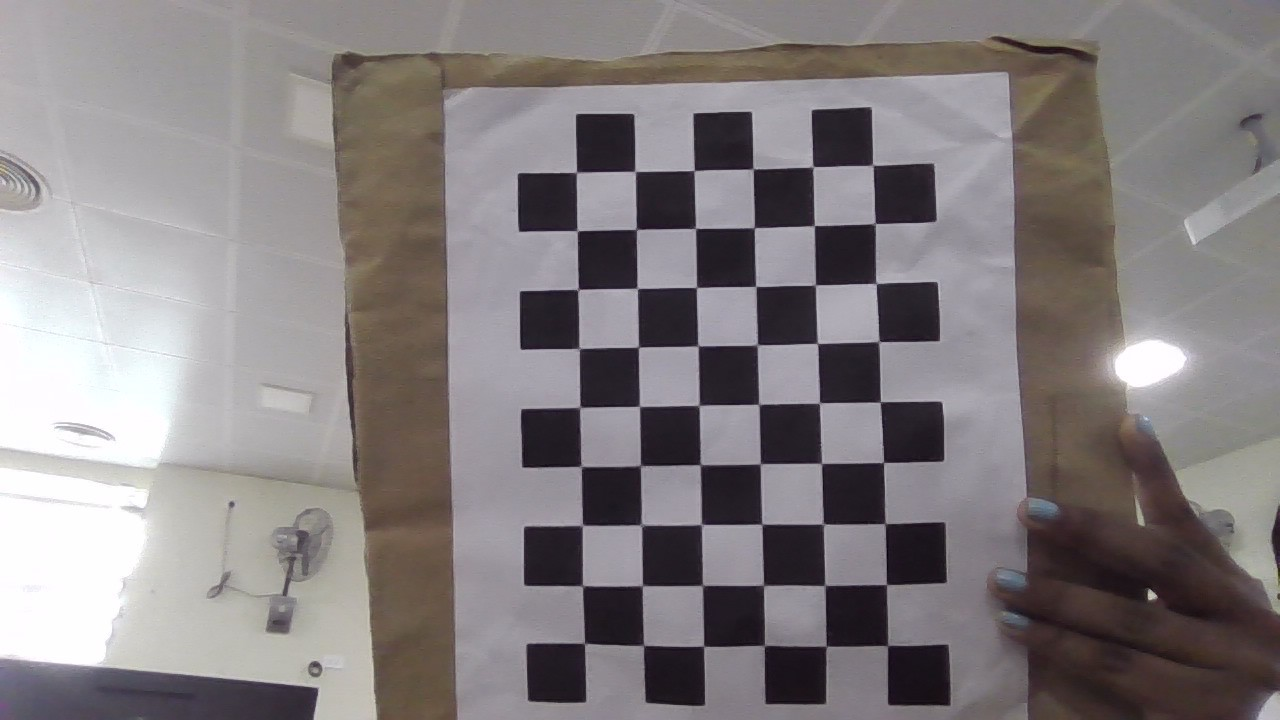
#> input picture attachments/WIN_20240805_17_01_12_Pro.jpg, 1280 x 720 px; its folder holds only this picture in this run
$ jupyter execute 'camera caliberation.ipynb'
#> lines starting #> are read from the running program, lines starting #| are printed output that depends on the picture; after the words box and inside, x2 and y2 are one past the last pixel; in counts of white or black regions, pixels touching at a corner belong together; long printed decimals are rounded
[cell 1]
import cv2
import numpy as np
import os
import glob

[cell 2]
CHECKERBOARD = (6, 9)
criteria = (cv2.TERM_CRITERIA_EPS +
            cv2.TERM_CRITERIA_MAX_ITER, 30, 0.001)
threedpoints = []
twodpoints = []
objectp3d = np.zeros((1, CHECKERBOARD[0]
                      * CHECKERBOARD[1],
                      3), np.float32)
objectp3d[0, :, :2] = np.mgrid[0:CHECKERBOARD[0],
                               0:CHECKERBOARD[1]].T.reshape(-1, 2)
prev_img_shape = None

using laptop camera

[cell 3]
folder_path = 'attachments'
images = glob.glob(os.path.join(folder_path, '*.jpg'))

[cell 4]
for filename in images:
    image = cv2.imread(filename)
#> image is the input picture: shape (720, 1280, 3); mean B, G, R 128.5, 127.2, 132.7
    grayColor = cv2.cvtColor(image, cv2.COLOR_BGR2GRAY)

    ret, corners = cv2.findChessboardCorners(
                    grayColor, CHECKERBOARD,
                    cv2.CALIB_CB_ADAPTIVE_THRESH
                    + cv2.CALIB_CB_FAST_CHECK +
                    cv2.CALIB_CB_NORMALIZE_IMAGE)
#> ret = True; corners = 54 rows, first 8: [888.1, 646.6], [826.9, 646.4], [764.4, 647.1], [703.9, 646.3], [644, 645.8], [584.5, 643.5], [886.5, 584.2], [825.1, 584.3]
    print(ret,filename)
#| True attachments/WIN_20240805_17_01_12_Pro.jpg
    if ret == True:
        threedpoints.append(objectp3d)
        corners2 = cv2.cornerSubPix(
            grayColor, corners, (11, 11), (-1, -1), criteria)
#> corners2 = 54 rows, first 8: [887.6, 645.4], [826.2, 646.1], [764.3, 645.4], [703.6, 646.2], [643.6, 645.3], [584.5, 643.3], [886.5, 584.6], [824.9, 585.5]
        twodpoints.append(corners2)
        image = cv2.drawChessboardCorners(image,
                                          CHECKERBOARD,
                                          corners2, ret)
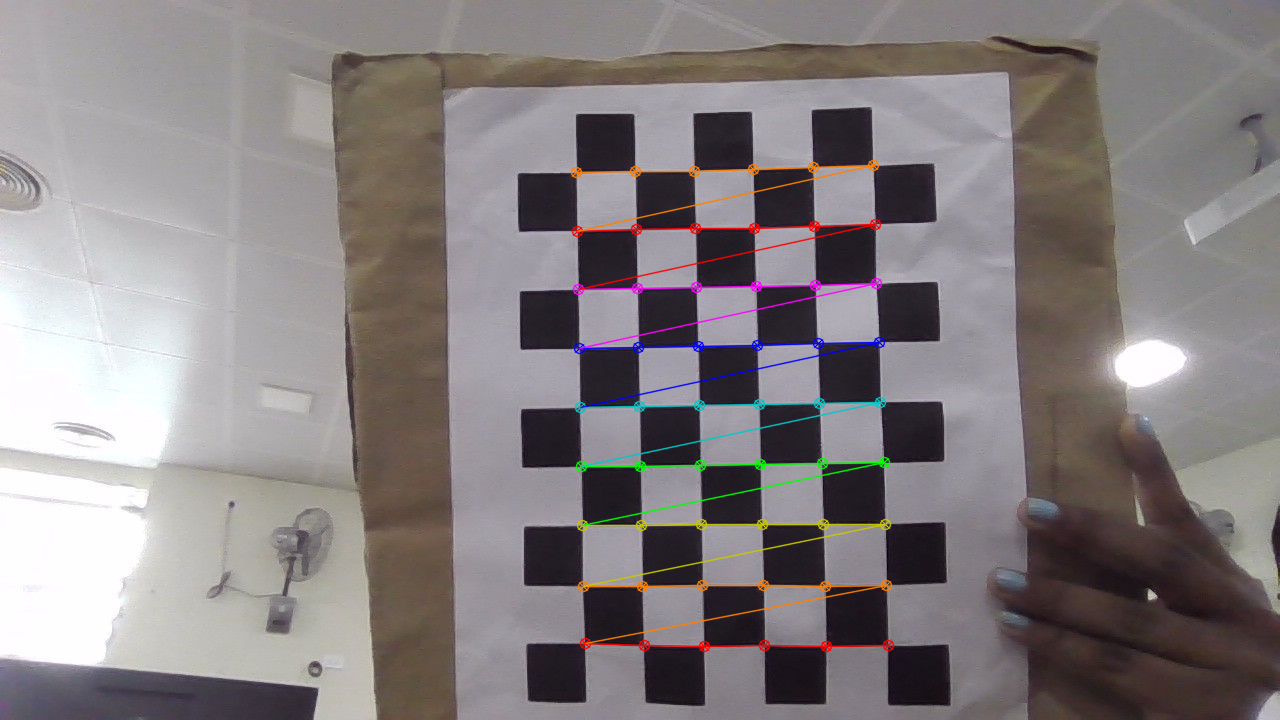
#> image: shape (720, 1280, 3); 2.14% of pixels changed, all inside (x1, y1, x2, y2) = (570, 159, 895, 653)

[cell 5]
h, w = image.shape[:2]
#> h = 720; w = 1280

ret, matrix, distortion, r_vecs, t_vecs = cv2.calibrateCamera(
    threedpoints, twodpoints, grayColor.shape[::-1], None, None)
#> ret = 0.559; matrix = [[1286.8, 0, 518.8], [0, 1287.6, 301.3], [0, 0, 1]]; distortion = [[-0.369, 4.01, -0.00552, 0.00517, -14.45]]; r_vecs = ([0.139, 0.136, 3.12],); t_vecs = ([6.06, 5.68, 20.88],)

print(" Camera matrix:")
print(matrix)
#| [[1.28678167e+03 0.00000000e+00 5.18801721e+02]
#|  [0.00000000e+00 1.28761507e+03 3.01337488e+02]
#|  [0.00000000e+00 0.00000000e+00 1.00000000e+00]]

print("\n Distortion coefficient:")
print(distortion)
#| [[-3.69169804e-01  4.01198082e+00 -5.51621317e-03  5.17306641e-03
#|   -1.44455169e+01]]

[cell 6]
print("\n Rotation Vectors:")
print(r_vecs)
#| (array([[0.1389 ],
#|        [0.136],
#|        [3.120]]),)


$ run again, on attachments/WIN_20240805_17_01_19_Pro (2).jpg
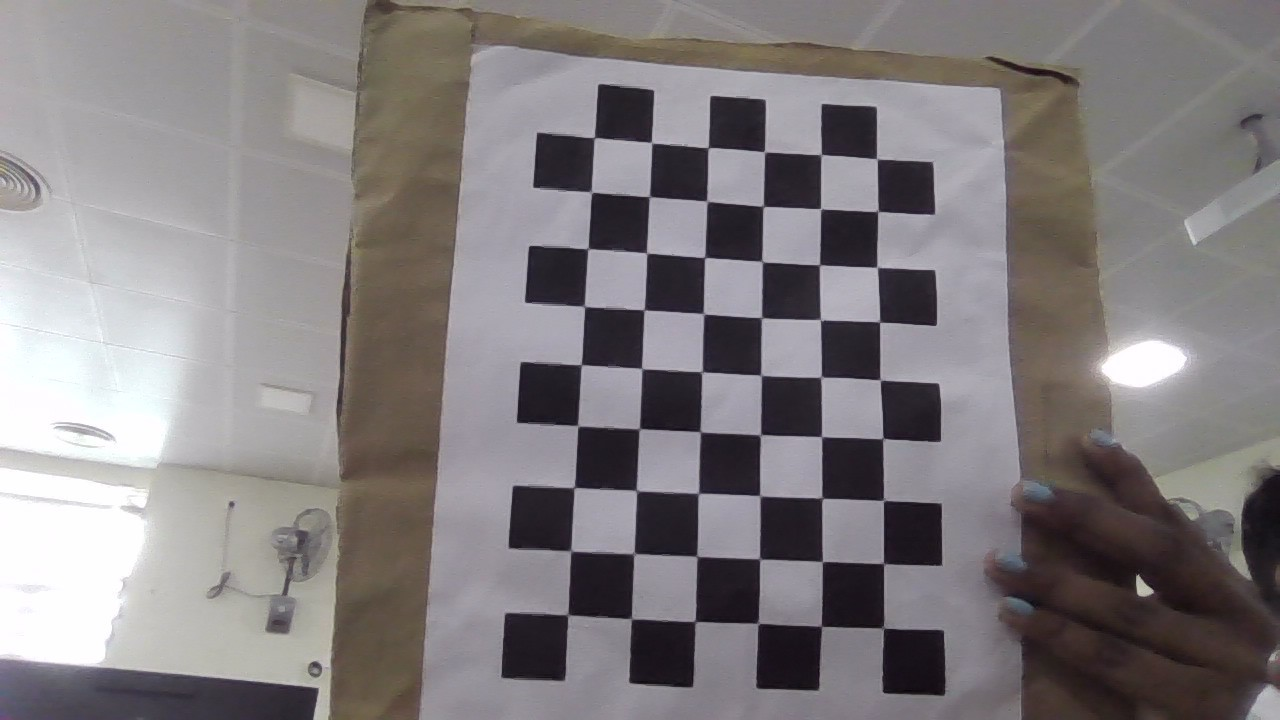
#> input picture attachments/WIN_20240805_17_01_19_Pro (2).jpg, 1280 x 720 px
#> image is the input picture: shape (720, 1280, 3); mean B, G, R 127.2, 125.6, 130.3
#> `ret, corners = cv2.findChessboardCorners( grayColor, CHECKERBOARD, cv2..`: ret = True; corners = 54 rows, first 8: [883.5, 628.5], [821.6, 626], [758, 623.5], [695.5, 621.5], [632.8, 618.7], [567.5, 615], [883.5, 563.4], [822.4, 561.7]
#| True attachments/WIN_20240805_17_01_19_Pro (2).jpg
#> corners2 = 54 rows, first 8: [883.4, 627.9], [821.4, 626.4], [758.1, 623.3], [695, 621.5], [631.3, 618.8], [567.7, 614.8], [883.6, 563.5], [822.4, 561.5]
#> `image = cv2.drawChessboardCorners(image, CHECKERBOARD, corners2, ret)`:
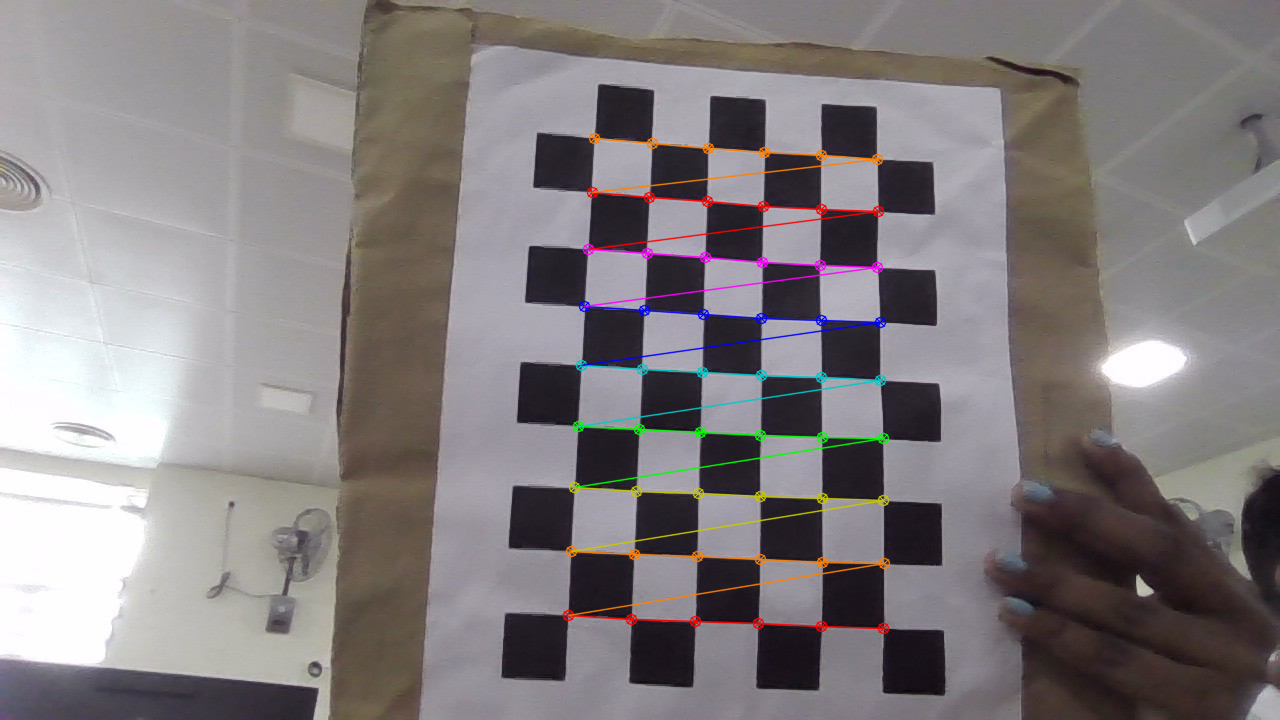
#> image: shape (720, 1280, 3); 2.13% of pixels changed, all inside (x1, y1, x2, y2) = (562, 132, 891, 635)
#> `ret, matrix, distortion, r_vecs, t_vecs = cv2.calibrateCamera( threedp..`: ret = 0.79; matrix = [[1110.3, 0, 739.1], [0, 1153, 335.4], [0, 0, 1]]; distortion = [[0.479, -6.99, -0.0363, 0.0109, 26.45]]; r_vecs = ([0.153, -0.542, -3.05],); t_vecs = ([2.29, 4.5, 17.41],)
#| [[1.11025332e+03 0.00000000e+00 7.39096113e+02]
#|  [0.00000000e+00 1.15300081e+03 3.35406883e+02]
#|  [0.00000000e+00 0.00000000e+00 1.00000000e+00]]
#| [[ 4.78568649e-01 -6.99482521e+00 -3.62913353e-02  1.08867451e-02
#|    2.64533451e+01]]
#| (array([[ 0.1535],
#|        [-0.5421],
#|        [-3.054]]),)
